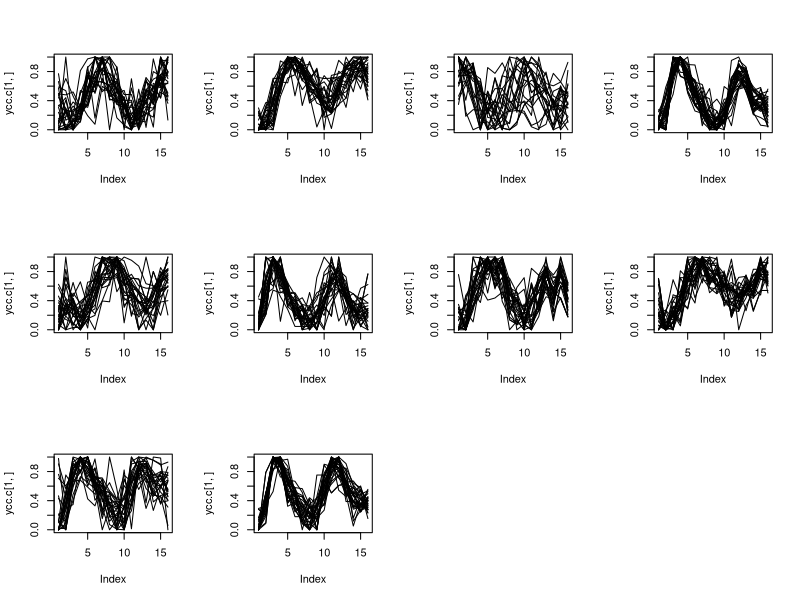

The R source for this figure:
# This version of the algorithm is the better way of doing it where the distances
# of the two changed clusters only are calculated each time we make an iteration.

#This function takes a vector v and scales it so the max value gets a 1 and
#the lowest a 0. It gives back a scaled vector


scale.01 <- function(v){
  sc.01 <- (v-min(v))/(max(v)-min(v))
  sc.01
}


# This function calculates the energy of a single cluster only (coi- cluster of interest)
calc.Ek <- function(m,clus,coi){

  clus.d <- m[which(clus==coi),]
  Ek <- sum(dist(clus.d))
  Ek
}

# We now use the function above to make one that calculates the E for each cluster
calc.E.all <- function(m,clus){
  
  Eks <- vector("numeric",max(clus)) # vactor to catch the energies
  
  for(i in 1:max(clus)){
    
    Eks[i] <- calc.Ek(m,clus,i) # calc the energy of cluster i
    
  }
  Eks # return the energies
  
}

# a simple function to cal;culate the mean energy according to the formulas.
# mean() would be the same
E.tot <- function(Eks){
  
  sum(Eks)/length(Eks)
  
}

# This function takes Eold and Enew and calculated the exponent to be compared
# against a random number.
calc.exp <- function(E.new,E.old,T){
  exp(-((E.new-E.old)/T))
}


#This is the main algorithm that performs the annealing. It takes the data,how
#many K we are looking for, The number of iterations to perform, starting
#temperature and the cooling factor.

sa.ok <- function(data,K,Iter,Temp,cool){

  clusters <- sample(1:K,nrow(data),replace = T) #initialise random clusters
  
  #clusters.o <- clusters
  
  Es.old <- calc.E.all(data,clusters)
  #E.old <- E.tot(Es.old)
 
  for(i in 1:Iter){   # start iterating 
    
    clusters.new <- clusters #copy the clusters
    #Es.new <- Es.old
    
    row.id <- sample(1:nrow(data),1) #pick a gene at random
    
    from.c <- clusters.new[row.id] # get the cluster it's moving from
    #to.c <- sample((1:K)[!(1:K) %in% from.c],1)
    to.c <- sample((1:K)[-from.c],1) # randomly choose a new cluster
    
    clusters.new[row.id] <-  to.c # replace the old cluster with the new
    
    Es.new <- Es.old #make a copy of the energies vector
    # calc the energies of the two changed clusters
    Es.new[from.c] <- calc.Ek(data,clusters.new,from.c) 
    Es.new[to.c] <- calc.Ek(data,clusters.new,to.c)
    
    E.new <- E.tot(Es.new) # calculate the new average E
    E.old <- E.tot(Es.old) # calculate the old average E
    
    if(E.new < E.old){  # if new < old accept the move copy the new clusters into the previous
      clusters <-  clusters.new #copy the new clusters into the previous
      Es.old <- Es.new # make Enew to Eold
    }else{
      
      if(calc.exp(E.new,E.old,Temp) > runif(1)){ #evaluate the exprssion against the random number from runif(1)
        clusters <- clusters.new #copy the new clusters into the previous
        Es.old <- Es.new  # make Enew to Eold
      }
    }
    
    {cat("\r",E.old)} #print out the energy to the screen
    
    Temp <- Temp*cool # cool the system
  }
  clusters # return the clusters
}

ycc <- read.delim("tests/data/Spellman_Yeast_Cell_Cycle.tsv",row.names=1,header=T,sep="\t")
ycc <- as.matrix(ycc)
ycc.01 <- t(apply(ycc,1,scale.01))


start_time <- proc.time()
clus <- sa.ok(ycc.01, 10, 25000, 20, 0.995)
end_time <- proc.time() - start_time
print(end_time)


# plot the clusters using base R
par(mfrow=c(3,4))

for(i in 1:max(clus)){
  
  ycc.c <- ycc.01[which(clus==i),]
  plot(ycc.c[1,],ty="l",ylim=range(ycc.c))
  apply(ycc.c,1,lines)
  
}
